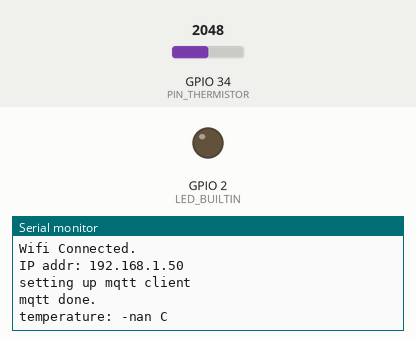
Bench run of a program on a simulated ESP32. On the bench: output pins drawn as LEDs (lit = HIGH), the last lines printed to the serial monitor. Inputs (shaded band) come from the test bench; at power-on: GPIO 34 (PIN_THERMISTOR) = 2048. WiFi joins after 1.5 s; servers stay silent unless stated; no MQTT or app messages arrive unless stated.

Above: at 2.8 s.
2.9 s: GPIO 34 (PIN_THERMISTOR) set to 1089
At 4.8 s:
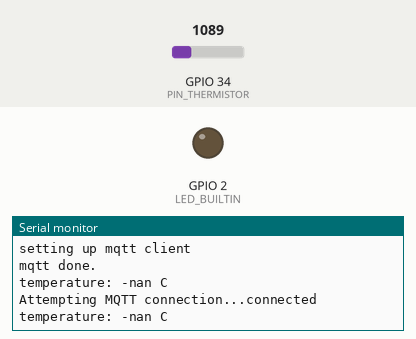
5.1 s: GPIO 34 (PIN_THERMISTOR) set to 996
At 6.5 s:
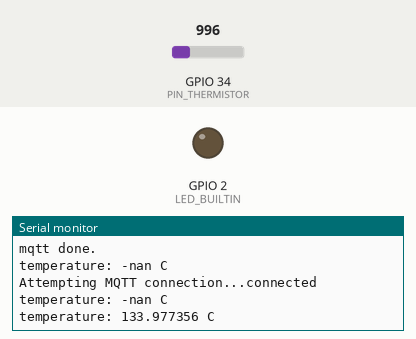

Measured:
- the behaviour switches between 1024 and 1023 on GPIO 34 (PIN_THERMISTOR) (found by bisection; images 1 and 2)
- after the input at 5.1 s, the serial monitor: prints a new line after 0.59 s (image 2)

The program:

main.cpp
```cpp
#include "Arduino.h"
#include "thermistor.h"
#include "LED.h"
#include <WiFi.h>
#include <PubSubClient.h>
#include <ArduinoJson.h>

#include "config.h"

const char ssid[] = WIFI_SSID;
const char passphrase[] = WIFI_PASS;

const int PIN_THERMISTOR = 34;

const char mqttServerHost[] = MQTT_HOST;
const int mqttServerPort = MQTT_PORT;
const char mqttId[] = MQTT_ID;
const char kind[] = MQTT_KIND;

WiFiClient wificlient;
PubSubClient mqttClient(wificlient);

void setupWifi(char *ssid, char *passphrase)
{
  Serial.println("start connecting wifi");
  WiFi.begin(ssid, passphrase);
  while (WiFi.status() != WL_CONNECTED)
  {
    delay(200);
    Serial.print(".");
  }
  Serial.print("\nWifi Connected.\nIP addr: ");
  Serial.print(WiFi.localIP());
  Serial.println();
}

void callback(char *topic, byte *message, unsigned int length)
{
  Serial.print("Message arrived on topic: ");
  Serial.print(topic);
  Serial.print(". Message: ");
  String messageTemp;
  for (int i = 0; i < length; i++)
  {
    Serial.print((char)message[i]);
    messageTemp += (char)message[i];
  }
  Serial.println();
}

void setupMqtt(char *mqttServerHost, int mqttServerPort)
{
  Serial.println("setting up mqtt client");
  mqttClient.setServer(mqttServerHost, mqttServerPort);
  mqttClient.setCallback(callback);
  Serial.println("mqtt done.");
}

void setup()
{
  LED::setup();
  Serial.begin(9600);
  setupWifi((char *)ssid, (char *)passphrase);
  setupMqtt((char *)mqttServerHost, mqttServerPort);
}

void reconnect()
{
  String topic = String(kind) + "/cmd";
  while (!mqttClient.connected())
  {
    Serial.print("Attempting MQTT connection...");
    if (mqttClient.connect(mqttId))
    {
      Serial.println("connected");
      mqttClient.subscribe(topic.c_str());
    }
    else
    {
      Serial.print("failed, rc=");
      Serial.print(mqttClient.state());
      Serial.println(" try again in 5 seconds");
      delay(5000);
    }
  }
}

void publishState(float value)
{
  StaticJsonDocument<200> doc;
  doc["temperature"] = value;
  char buffer[256];
  serializeJson(doc, buffer);
  mqttClient.publish((String(kind) + "/state").c_str(), buffer);
}

void loop()
{
  float temp = Thermistor::readTemperature(PIN_THERMISTOR);
  Serial.printf("temperature: %f C\n", temp);
  delay(2000);
  reconnect();
  mqttClient.loop();
  publishState(temp);
}
```

LED.h
```cpp
#include "Arduino.h"

/** 内蔵LEDの操作 */
class LED
{
public:
  static void setup()
  {
    pinMode(LED_BUILTIN, OUTPUT);
  }

  static void turnOff()
  {
    digitalWrite(LED_BUILTIN, LOW);
  }

  static void turnOn()
  {
    digitalWrite(LED_BUILTIN, HIGH);
  }
};
```

thermistor.h
```cpp
/** 温度センサー: KY-013 analog temperature sensor module */
class Thermistor
{
public:
  static float readTemperature(int pin)
  {
    int vo = analogRead(pin);
    /** Resistance of Thermistor */
    float Rth = R1 * (1023.0 / (float)vo - 1.0);
    float logRth = log(Rth);
    /** temperature in Kelvin */
    float K = (1.0 / (c1 + c2 * logRth + c3 * logRth * logRth * logRth));
    return K - 273.15;
  }

private:
  constexpr static float R1 = 10e3;
  /** steinhart-hart coeficients for thermistor */
  constexpr static float c1 = 0.001129148;
  constexpr static float c2 = 0.000234125;
  constexpr static float c3 = 0.0000000876741;
};
```

config_sample.h
```cpp
#define WIFI_SSID "MY_SSID";
#define WIFI_PASS "MY_WIFIPASSWD";

#define MQTT_HOST "IP_OF_MQTT_SVR";
#define MQTT_PORT 1883;
#define MQTT_ID "MY_ESP32_1";
#define MQTT_KIND "MY_ROOM/temperature";
```
